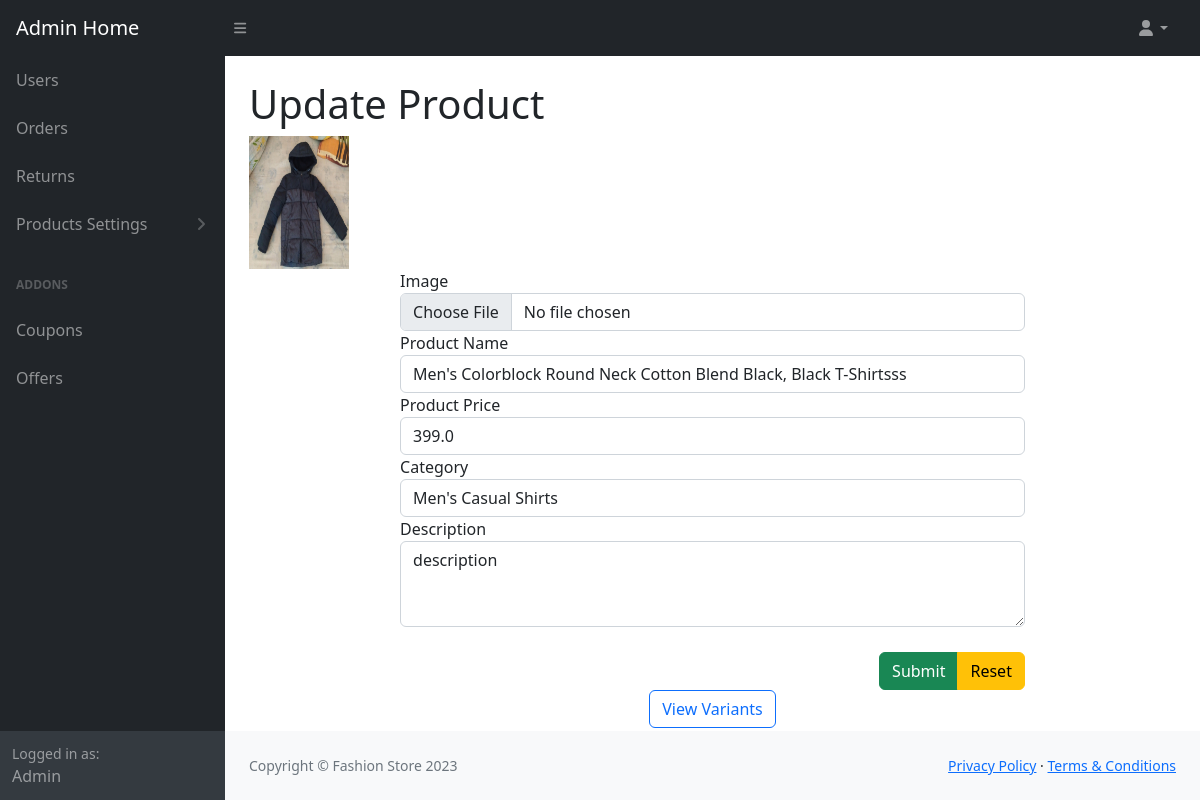
The page /admin_product_details_update?id=91b0bc1e-3c05-4470-96b7-7c3aa8433ece (signed in) on the database its author committed.
### store/models.py (models this page shows, shortened)
class BaseModel(models.Model):
	uid = models.UUIDField(primary_key=True , editable=False , default=uuid.uuid4)
	created_at = models.DateTimeField(auto_now= True)
	updated_at = models.DateTimeField(auto_now_add= True)
	class Meta:
		abstract = True

class Products(BaseModel):
	product_name = models.CharField(max_length=100)
	slug = models.SlugField(max_length=100,unique=True, null=True, blank=True)
	category = models.ForeignKey(Category, on_delete=models.CASCADE, related_name="products")
	price = models.FloatField()
	discount = models.IntegerField(null=True)
	rprice = models.FloatField()
	product_description = models.TextField()
	image = models.ImageField(upload_to="products")
	is_deleted = models.BooleanField(default=False)
	in_store = models.BooleanField(default=False)

class Category(BaseModel):
	category_name = models.CharField(max_length=100)
	slug = models.SlugField(unique=True, null=True, blank=True)
	is_deleted = models.BooleanField(default=False)
	def __str__(self) -> str:
		return self.category_name

### store/views.py (the view)
# urls.py: path('admin_product_details_update', views.admin_product_details_update, name="admin_product_details_update"),
@login_required(login_url='admin_login')
def admin_product_details_update(request):
    if request.method == 'POST':
        product_id = request.POST['id']
        product_name = request.POST['productname']
        price = request.POST['productprice']
        product_description = request.POST['product_description']
        category_id = request.POST['category']
        product = Products.objects.get(uid=product_id)
        category = Category.objects.get(uid=category_id)
        product.product_name=product_name.strip()
        product.price=price
        product.product_description=product_description.strip()
        product.category=category
        product.save()
        try:
            image = request.FILES['image']
            file_name = image.name
            new_width, new_height = 500, 500
            img = Image.open(image)
            img.thumbnail((new_width, new_height))
            image_name = image.name
            img_io = BytesIO()
            img.save(img_io, format='JPEG')
            image_file = ImageFile(img_io, name=image_name)
            product.image = image_file
            product.save()
        except:
            pass
        messages.success(request, 'Details Updated')
        categories = Category.objects.all().filter(is_deleted=False)
        context = {'category_list': categories, 'product': product}
        return render(request, 'admin_main/admin_product_details_update.html', context)
    else:
        product_id = request.GET['id']
        product = Products.objects.get(uid=product_id)
        categories = Category.objects.all().filter(is_deleted=False)
        context = {'category_list': categories,'product':product}
        return render(request, 'admin_main/admin_product_details_update.html', context)

### store/context_processors.py (called while the page is built)
def category_list_processor(request):
    category_list = Category.objects.all()
    return {'category_list': category_list}

def cart_counter(request):
    cart_count = 0
    try:
        if request.user.is_authenticated:
            cart_items = CartItems.objects.all().filter(user=request.user)
        else:
            cart = uCart.objects.filter(cart_id=_cart_id(request))
            cart_items = CartItems.objects.all().filter(cart=cart[:1])
        for cart_item in cart_items:
            cart_count += cart_item.quantity
    except uCart.DoesNotExist:
        cart_count=0
    return dict(cart_count=cart_count)

def wish_counter(request):
    if request.user.is_authenticated:
        wish_items = WishList.objects.filter(user=request.user)
    else:
        guest = Guest.objects.filter(guest_id=_wishlist_id(request)).first()
        if guest:
            wish_items = WishList.objects.filter(guest=guest)
        else:
            wish_items = []
    wish_count = wish_items.count() if wish_items else 0
    return {'wish_count': wish_count}

def notification_counter(request):
    if request.user.is_authenticated:
        notifications = Notification.objects.filter(user=request.user,is_read=False)
        noti_count = notifications.count() if notifications else 0
        return dict(noti_count=noti_count)
    else:
        return dict(noti_count=0)

### store/templates/admin_main/admin_product_details_update.html (shortened to what this page needs)
{% extends 'admin_main/admin_base.html' %}
{% load static %}
{% block body %}
{% if user.is_authenticated and user.is_staff %}
<main>
    <div class="container-fluid px-4">
        <h1 class="mt-4">Update Product</h1>
        <div class="image-container">
        <a href="{{product.image.url}}" target="_blank">
        <img src="{{product.image.url}}" width="100">
        </a>
        </div>
        <div class="container" style="width:70%">
            <form action="{% url 'admin_product_details_update' %}" method="post" enctype="multipart/form-data" onsubmit="return validateEditForm()">
                <div class="form-group">
                    <label for="productname">Image</label>
                    <input type="file" class="form-control" name="image" id="image">
                </div>
                <div class="form-group">
                    <label for="productname">Product Name</label>
                    <input type="text" class="form-control" name="productname" id="productname" value="{{product.product_name}}" onkeypress="return /[a-z A-Z]/i.test(event.key)">
                </div>
                <div class="form-group">
                    <label for="productprice">Product Price</label>
                    <input type="text" class="form-control" name="productprice" id="productprice" value="{{product.price}}"
                    onkeypress="return /[0-9 .]/i.test(event.key)">
                </div>
                <div class="form-group">
                    <label for="exampleFormControlSelect1">Category</label>
                    <select class="form-control" id="exampleFormControlSelect1" name="category">
                        <option value="{{ product.category.uid }}">{{ product.category }}</option>
                    </select>
                </div>
                <div class="form-group">
                    <label for="product_description">Description</label>
                    <textarea class="form-control" id="product_description" name="product_description" rows="3" required>{{ product.product_description }}</textarea>
                </div>
                <div class="btn-group" style="float:right;margin-top:25px">
                    <button type="submit" class="btn btn-success">Submit</button>
                    <button type="reset" class="btn btn-warning">Reset</button>
                </div>
            </form>
        </div>
    </div>
</main>
<div class="container" style="text-align:center">
    <a class="btn btn-outline-primary" href="../product_variants_view?id={{product.uid}}">View Variants</a>
</div>
{% endif %}
{% endblock %}

### rows shown on the page
Products: image (picture), productname "Men's Colorblock Round Neck Cotton Blend Black, Black T-Shirtsss", productprice "399.0", category "Men's Casual Shirts", product_description "description"
